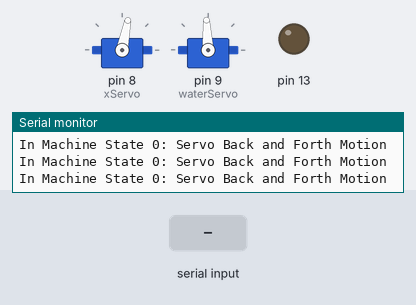
The sketch below on a simulated Arduino Uno, built with avr-gcc and run on an emulated ATmega328P. Shown: 2 × servo, output pins drawn as LEDs (lit = HIGH), the last lines printed to the serial monitor. Inputs (shaded band) come from the test bench.

Above: at 1.2 s.
1.3 s: "1" received over Serial
At 1.6 s:
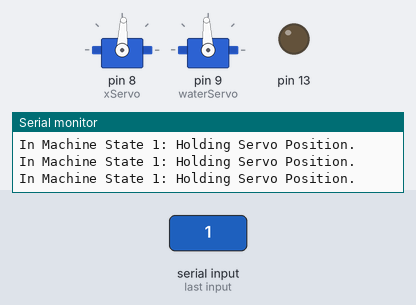
2.8 s: "2" received over Serial
At 5.52 s:
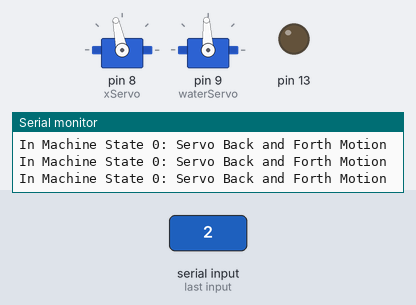
At 7.9 s:
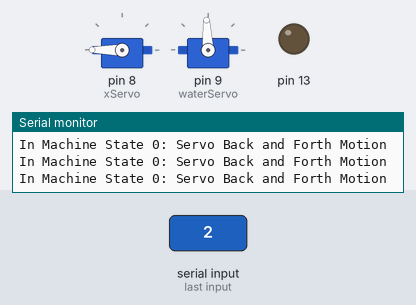
Timing chart, 0 to 20.8 s (numbered marks = the images above; inputs shaded):
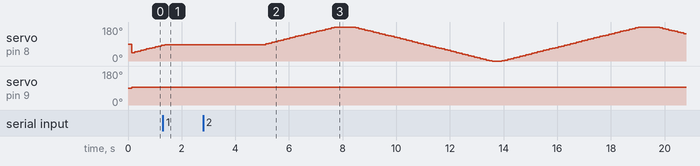

Measured:
- after the input at 1.3 s, servo on pin 8 (xServo): goes on until 1.4 s, then stays 87°

The sketch:

Code.ino
```cpp
#include <Servo.h>

Servo xServo;
Servo waterServo;
int machinestate = 0;
int direction = 1;
int rotation = 1000;

// Declare pins for the accelerometer
int xPin = A0;
int yPin = A1;
int zPin = A2;

void setup() {
  Serial.begin(9600);
  xServo.attach(8);
  waterServo.attach(9);
  pinMode(13, OUTPUT);

  // Inform the user about the available commands
  Serial.println("Type '0' for state 0 (Back and Forth Servo Motion).");
  Serial.println("Type '1' for state 1 (Static Servo Position).");
  Serial.println("Type '2' for state 2 (Accelerometer Control).");
}

void loop() {
  // Check for input from the Serial Monitor
  if (Serial.available() > 0) {
    char input = Serial.read();
    if (input == '1') {
      machinestate = 1;
      Serial.println("Machine State set to 1: Static Servo.");
    }
    else if (input == '2') {
      machinestate = 2;
      Serial.println("Machine State set to 2: Accelerometer-Controlled Servo.");
    }
    else if (input == '0') {
      machinestate = 0;
      Serial.println("Machine State set to 0: Back and Forth Servo Motion.");
    }
  }

  // Servo control based on machinestate
  if (machinestate == 0) {
    Serial.println("In Machine State 0: Servo Back and Forth Motion");
    xServo.writeMicroseconds(rotation);
    waterServo.writeMicroseconds(1500);

    // Adjust rotation based on the direction
    if (direction == 1) {
      rotation = rotation + 40;
      if (rotation >= 2500) {
        direction = -1;  // Switch to decreasing
        Serial.println("Servo reached max position, changing direction.");
      }
    } else {
      rotation = rotation - 40;
      if (rotation <= 500) {
        direction = 1;  // Switch to increasing
        Serial.println("Servo reached min position, changing direction.");
      }
    }

    delay(10);  // Delay after each step
  }

  // Static servo position when machinestate is 1
  if (machinestate == 1) {
    Serial.println("In Machine State 1: Holding Servo Position.");
    xServo.writeMicroseconds(rotation);  // Neutral position, adjust as necessary
  }

  // Accelerometer-based control for machinestate 2
  if (machinestate == 2) {
    Serial.println("In Machine State 2: Simulated Accelerometer Control.");

    // Uncomment these lines if you have an accelerometer connected
    int xReading = analogRead(xPin);
    int yReading = analogRead(yPin);
    int zReading = analogRead(zPin);

    float xVoltage = (xReading / 1023.0) * 3.3;
    float yVoltage = (yReading / 1023.0) * 3.3;
    float zVoltage = (zReading / 1023.0) * 3.3;

    // Convert voltage to acceleration
    float xAcceleration = (xVoltage - 1.14) / 0.3;
    float yAcceleration = (yVoltage - 1.14) / 0.3;
    float zAcceleration = (zVoltage - 1.14) / 0.3;

    // Example condition based on simulated accelerometer input
    if (zAcceleration < 0 && yAcceleration < 0 && xAcceleration < 0) {
      delay(2000);
      waterServo.writeMicroseconds(1500);

      if (direction == 1) {
        rotation = 100;
      } else {
        rotation = rotation - 100;
      }
    }

    delay(2000);  // Simulated delay for the action
    machinestate = 0;  // Return to idle state after performing action
  }

  delay(100);  // Prevent spamming the Serial output
}
```
